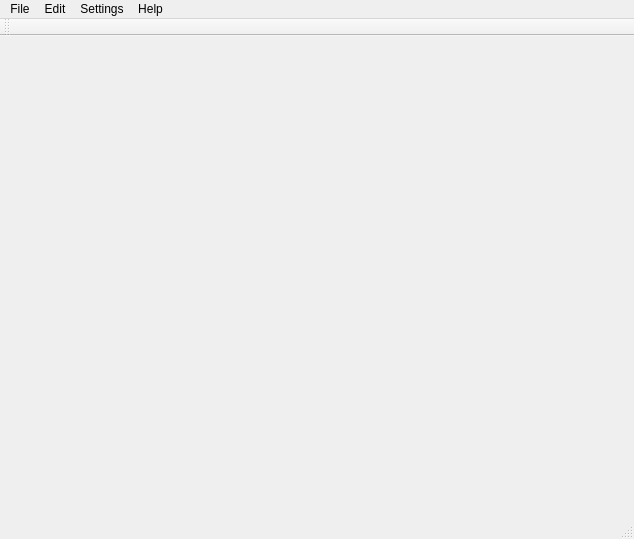
<?xml version="1.0" encoding="UTF-8"?>
<ui version="4.0">
 <class>MainWindow</class>
 <widget class="QMainWindow" name="MainWindow">
  <property name="geometry">
   <rect>
    <x>0</x>
    <y>0</y>
    <width>634</width>
    <height>539</height>
   </rect>
  </property>
  <property name="windowTitle">
   <string>MainWindow</string>
  </property>
  <widget class="QWidget" name="centralWidget">
   <layout class="QGridLayout" name="gridLayout_2">
    <property name="margin">
     <number>0</number>
    </property>
    <item row="0" column="0">
     <layout class="QGridLayout" name="gridLayout"/>
    </item>
   </layout>
  </widget>
  <widget class="QMenuBar" name="menuBar">
   <property name="geometry">
    <rect>
     <x>0</x>
     <y>0</y>
     <width>634</width>
     <height>20</height>
    </rect>
   </property>
   <widget class="QMenu" name="menuFile">
    <property name="title">
     <string>File</string>
    </property>
   </widget>
   <widget class="QMenu" name="menuEdit">
    <property name="title">
     <string>Edit</string>
    </property>
   </widget>
   <widget class="QMenu" name="menuSettings">
    <property name="title">
     <string>Settings</string>
    </property>
   </widget>
   <widget class="QMenu" name="menuHelp">
    <property name="title">
     <string>Help</string>
    </property>
   </widget>
   <addaction name="menuFile"/>
   <addaction name="menuEdit"/>
   <addaction name="menuSettings"/>
   <addaction name="menuHelp"/>
  </widget>
  <widget class="QToolBar" name="mainToolBar">
   <attribute name="toolBarArea">
    <enum>TopToolBarArea</enum>
   </attribute>
   <attribute name="toolBarBreak">
    <bool>false</bool>
   </attribute>
  </widget>
  <widget class="QStatusBar" name="statusBar"/>
 </widget>
 <layoutdefault spacing="6" margin="11"/>
 <resources/>
 <connections/>
</ui>
